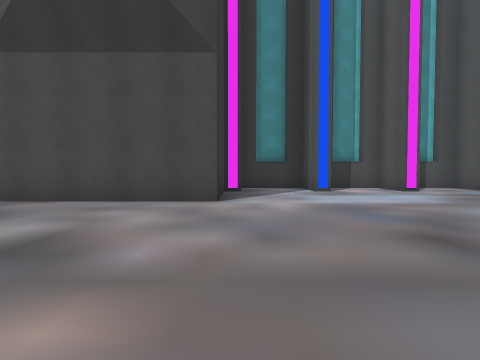
[1] (above)

15 first-person views from a walk through a 3-D level made in the Unity game engine. The camera is 1.2 m above the floor, tilts 2° down and sees 80° across. The floor is counted in squares, 2 m on a side. Each view is taken from the middle of a square. On the plan, view 1 faces up. The plan holds only what a view shows up to about 9 squares ahead; the rest is blank. The place goes on beyond the plan. The player is left out. Some surface patterns are stand-ins.

[2]
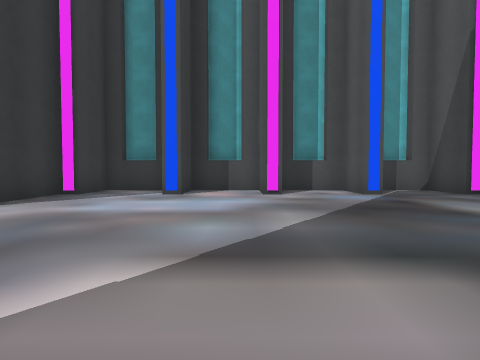

[3]
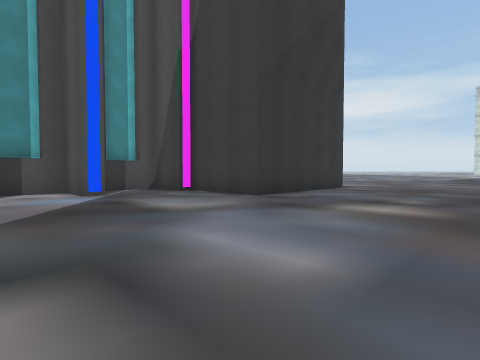

[4]
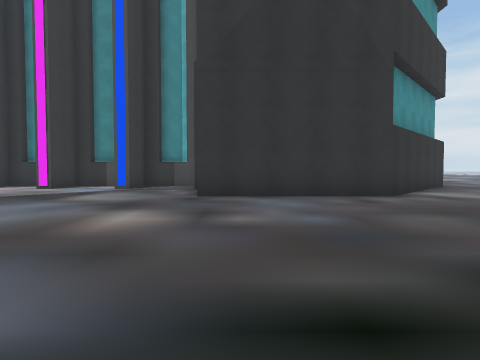

[5]
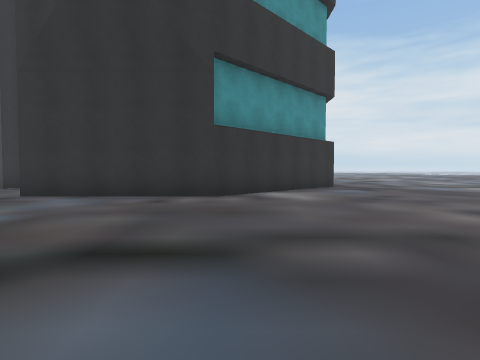

[6]
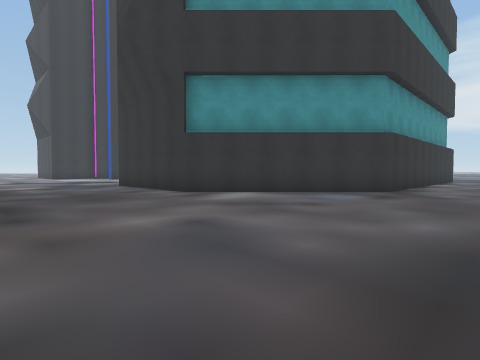

[7]
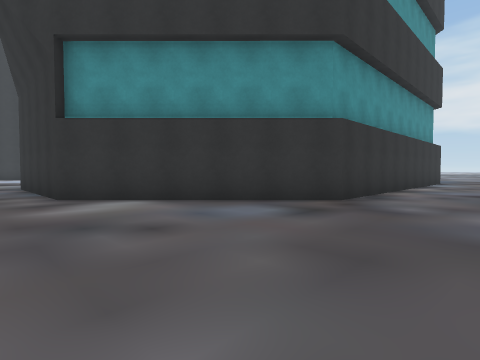

[8]
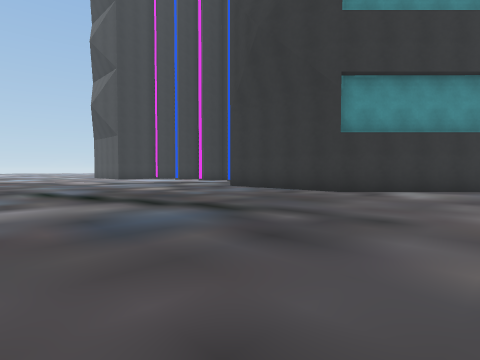

[9]
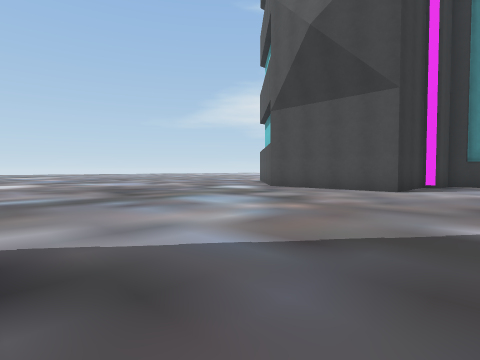

[10]
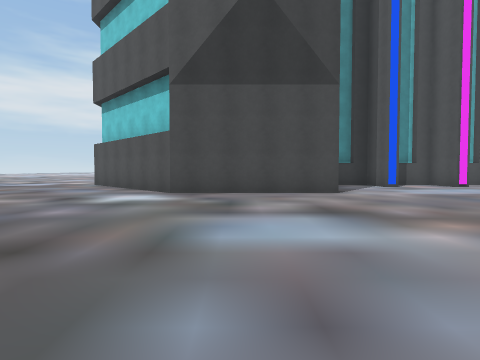

[11]
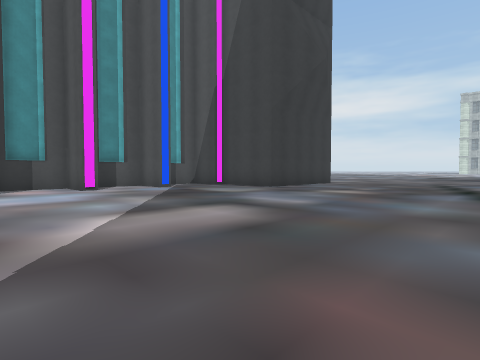

[12]
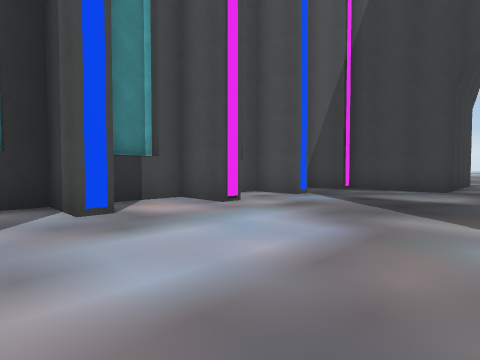

[13]
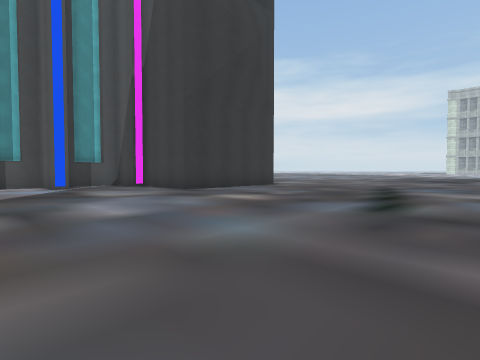

[14]
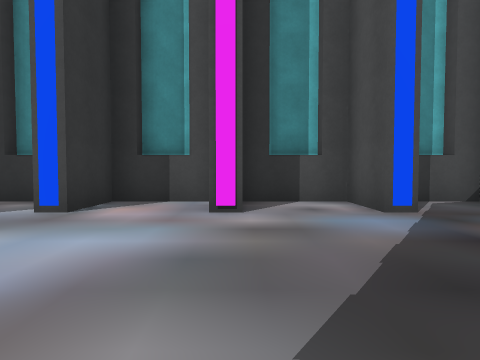

[15]
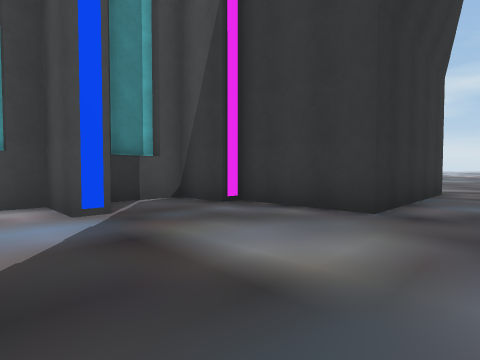

### Floor plan
Points are (right, up) in squares from view 1. A wall is a line through its corners. A room is listed if a view was taken in it or the views show most of it. See-through windows are left out.
Room 1 (views 1, 2, 3, 4, 5, 6, 7, 8, 9, 10, 11, 12, 13, 14, 15)
walls: (7.6, 8) (7, 8) (7, 9.4) (5, 9.4); (5.1, 8) (4.6, 8) (4.6, 9.4) (2.6, 9.4) (2.6, 8) (2.1, 8) (2.1, 9.4) (0, 9.4) (0, 8) (-0.4, 8) (-0.4, 5.4) (-4.8, 5.4) (-6.4, 7); (9.6, 8) (9.6, 9.4) (8, 9.4); (18.4, 12.5) (18.4, 9.4) (14.4, 5.4) (10, 5.4) (10, 8)

Where each view was taken, in squares from view 1:
view 1: 0 up, 0 right, facing up
view 2: 1 up, 4 right, facing up
view 3: 1 up, 5 right, facing up-right
view 4: 1 down, 11 right, facing up
view 5: 1 down, 15 right, facing up
view 6: 1 up, 21 right, facing up-left
view 7: 4 up, 21 right, facing up-left
view 8: 2 down, 18 right, facing up-left
view 9: 3 down, 2 right, facing up-left
view 10: 2 down, 3 left, facing up
view 11: 1 down, 2 right, facing up-right
view 12: 4 up, 1 right, facing up-right
view 13: 2 down, 5 right, facing up-right
view 14: 4 up, 5 right, facing up
view 15: 4 up, 6 right, facing up-right
